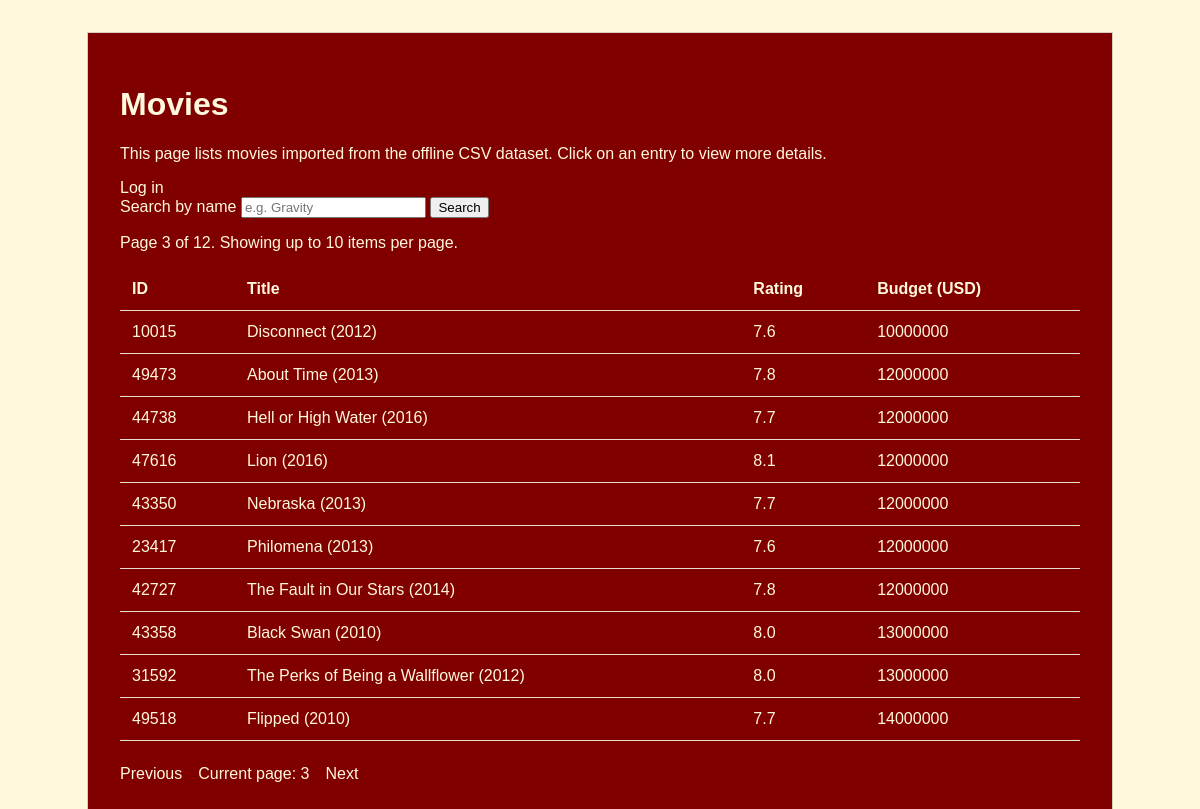
/?page=3, run on the app's committed database.
### catalog/models.py (models this page shows, shortened)
class Item(models.Model):
    source_code = models.CharField(max_length=50, unique=True)
    title = models.CharField(max_length=200)
    category = models.ForeignKey(
        Category, on_delete=models.CASCADE, related_name="items"
    )
    rating = models.FloatField(null=True, blank=True)
    metacritic = models.IntegerField(null=True, blank=True)
    budget = models.BigIntegerField(null=True, blank=True)
    runtime = models.CharField(null=True, blank=True)
    class Meta:
        ordering = ["title"]

### catalog/views.py (the view)
# urls.py: path("", views.item_list, name="item_list"),
def item_list(request):
    search_query = request.GET.get("search", "").strip()
    items = Item.objects.select_related("category").all().order_by("budget")
    if search_query:
        items = items.filter(title__icontains=search_query)
    paginator = Paginator(items, 10)
    page_number = request.GET.get("page")
    page_obj = paginator.get_page(page_number)
    context = {
        "items": page_obj.object_list,
        "page_obj": page_obj,
        "search_query": search_query,
    }
    return render(request, "catalog/item_list.html", context)

### catalog/templates/catalog/item_list.html (shortened to what this page needs)
<!DOCTYPE html>
<html lang="en">
<head>
</head>
<body>
  <main>
    <h1>Movies</h1>
    <p>This page lists movies imported from the offline CSV dataset. Click on an entry to view more details.</p>
    <div>
        {% if request.user.is_authenticated %}
          <p>Signed in as <strong>{{ request.user.username }}</strong></p>
          <form method="post" action="{% url 'logout' %}">
            {% csrf_token %}
            <button type="submit">Log out</button>
          </form>
        {% else %}
          <a href="{% url 'login' %}">Log in</a>
        {% endif %}
      </div>
    <form method="get">
      <label for="search">Search by name</label>
      <input id="search" name="search" value="{{ search_query|default:'' }}" placeholder="e.g. Gravity">
      <button type="submit">Search</button>
    </form>
    <p class="meta">
      Page {{ page_obj.number }} of {{ page_obj.paginator.num_pages }}.
      Showing up to 10 items per page.
    </p>
    <table>
      <thead>
        <tr>
          <th>ID</th>
          <th>Title</th>
          <th>Rating</th>
          <th>Budget (USD)</th>
        </tr>
      </thead>
      <tbody>
        {% for item in items %}
          <tr>
            <td>{{ item.source_code }}</td>
            <td><a href="{% url 'item_detail' item.id %}">{{ item.title }}</a></td>
            <td>{{ item.rating|default:"-" }}</td>
            <td>{{ item.budget|default:"-" }}</td>
          </tr>
        {% empty %}
          <tr>
            <td colspan="5">No movies have been imported yet.</td>
          </tr>
        {% endfor %}
      </tbody>
    </table>
    <div class="pagination">
      {% if page_obj.has_previous %}
        <a href="?page={{ page_obj.previous_page_number }}{% if search_query %}&search={{ search_query }}{% endif %}">Previous</a>
      {% endif %}
      <span>Current page: {{ page_obj.number }}</span>
      {% if page_obj.has_next %}
        <a href="?page={{ page_obj.next_page_number }}{% if search_query %}&search={{ search_query }}{% endif %}">Next</a>
      {% endif %}
    </div>
  </main>
</body>
</html>

### catalog/templates/catalog/item_list.html (style rules this page uses)
body { font-family: arial; margin: 2rem; background: cornsilk; color: cornsilk; }
main { max-width: 60rem; margin: 0 auto; background: #800000; padding: 2rem; border: 1px solid #d8cfbf; }
table { width: 100%; border-collapse: collapse; }
th, td { border-bottom: 1px solid #e4dccd; padding: 0.75rem; text-align: left; }
a { color: cornsilk; text-decoration: none; }
.meta { margin: 1rem 0; color: cornsilk; }
.pagination { margin-top: 1.5rem; display: flex; gap: 1rem; align-items: center; }

### data on the page
Item: source_code "10015", title "Disconnect (2012)", rating "7.6", budget "10000000"
Item: source_code "49473", title "About Time (2013)", rating "7.8", budget "12000000"
Item: source_code "44738", title "Hell or High Water (2016)", rating "7.7", budget "12000000"
Item: source_code "47616", title "Lion (2016)", rating "8.1", budget "12000000"
Item: source_code "43350", title "Nebraska (2013)", rating "7.7", budget "12000000"
Item: source_code "23417", title "Philomena (2013)", rating "7.6", budget "12000000"
Item: source_code "42727", title "The Fault in Our Stars (2014)", rating "7.8", budget "12000000"
Item: source_code "43358", title "Black Swan (2010)", rating "8.0", budget "13000000"
Item: source_code "31592", title "The Perks of Being a Wallflower (2012)", rating "8.0", budget "13000000"
Item: source_code "49518", title "Flipped (2010)", rating "7.7", budget "14000000"

### other printed values
{{ page_obj.number }} "3"
{{ page_obj.paginator.num_pages }} "12"
